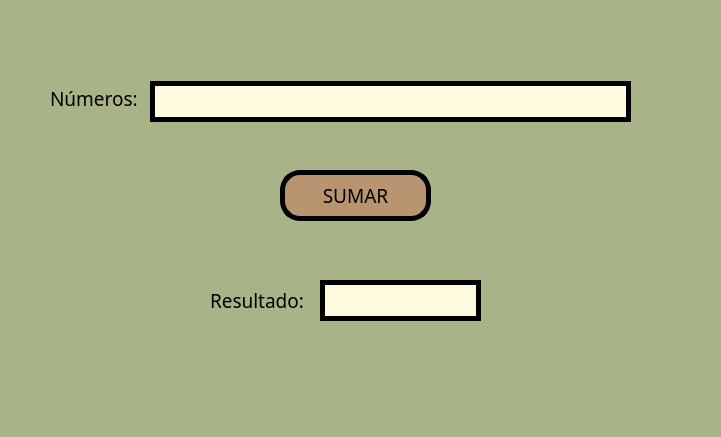
<?xml version="1.0" encoding="UTF-8"?>
<ui version="4.0">
 <class>MainWindow</class>
 <widget class="QMainWindow" name="MainWindow">
  <property name="geometry">
   <rect>
    <x>0</x>
    <y>0</y>
    <width>721</width>
    <height>437</height>
   </rect>
  </property>
  <property name="windowTitle">
   <string>MainWindow</string>
  </property>
  <property name="styleSheet">
   <string notr="true">background-color: rgb(169, 179, 136);</string>
  </property>
  <widget class="QWidget" name="centralwidget">
   <widget class="QPushButton" name="btn_sumar">
    <property name="geometry">
     <rect>
      <x>280</x>
      <y>170</y>
      <width>151</width>
      <height>51</height>
     </rect>
    </property>
    <property name="font">
     <font>
      <family>Impact</family>
      <pointsize>14</pointsize>
     </font>
    </property>
    <property name="styleSheet">
     <string notr="true">background-color: rgb(185, 148, 112);
border: 5px solid black;
border-radius: 20px;
color: rgb(0, 0, 0);</string>
    </property>
    <property name="text">
     <string>SUMAR</string>
    </property>
   </widget>
   <widget class="QLineEdit" name="txt_numeros">
    <property name="geometry">
     <rect>
      <x>150</x>
      <y>81</y>
      <width>481</width>
      <height>41</height>
     </rect>
    </property>
    <property name="font">
     <font>
      <family>Impact</family>
      <pointsize>12</pointsize>
      <weight>50</weight>
      <bold>false</bold>
     </font>
    </property>
    <property name="styleSheet">
     <string notr="true">background-color: rgb(254, 250, 224);
border: 5px solid black;</string>
    </property>
    <property name="text">
     <string/>
    </property>
   </widget>
   <widget class="QLabel" name="lbl_numeros">
    <property name="geometry">
     <rect>
      <x>50</x>
      <y>90</y>
      <width>91</width>
      <height>16</height>
     </rect>
    </property>
    <property name="font">
     <font>
      <family>Impact</family>
      <pointsize>14</pointsize>
     </font>
    </property>
    <property name="styleSheet">
     <string notr="true"/>
    </property>
    <property name="text">
     <string>Números:</string>
    </property>
   </widget>
   <widget class="QLineEdit" name="txt_resultado">
    <property name="geometry">
     <rect>
      <x>320</x>
      <y>280</y>
      <width>161</width>
      <height>41</height>
     </rect>
    </property>
    <property name="font">
     <font>
      <family>Impact</family>
      <pointsize>12</pointsize>
      <weight>50</weight>
      <bold>false</bold>
     </font>
    </property>
    <property name="styleSheet">
     <string notr="true">background-color: rgb(254, 250, 224);
border: 5px solid black;
</string>
    </property>
   </widget>
   <widget class="QLabel" name="lbl_suma">
    <property name="geometry">
     <rect>
      <x>210</x>
      <y>290</y>
      <width>101</width>
      <height>20</height>
     </rect>
    </property>
    <property name="font">
     <font>
      <family>Impact</family>
      <pointsize>14</pointsize>
     </font>
    </property>
    <property name="text">
     <string>Resultado:</string>
    </property>
   </widget>
  </widget>
  <widget class="QMenuBar" name="menubar">
   <property name="geometry">
    <rect>
     <x>0</x>
     <y>0</y>
     <width>721</width>
     <height>26</height>
    </rect>
   </property>
  </widget>
  <widget class="QStatusBar" name="statusbar"/>
 </widget>
 <resources/>
 <connections/>
</ui>
